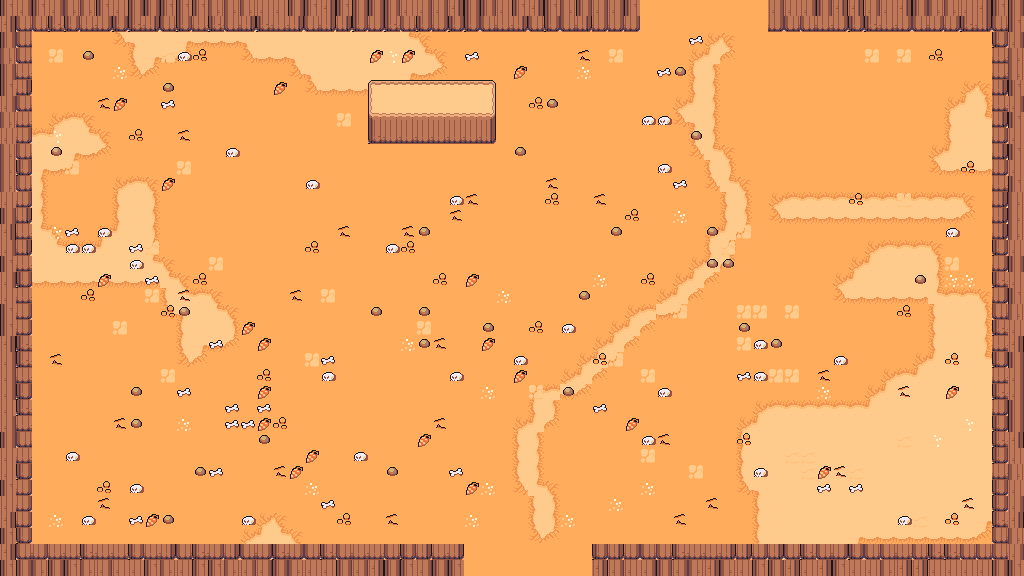

Below is a game level as drawn by its tile map, then a one-line description and the .tmx that defines it (tile-layer data replaced by summaries):
An orthogonal 64x36 tile map with 16x16 px tiles, 7 tile layers (floor, ground, path, decor, ...), 5 tilesets and 42 objects (23x prop, 9x spawn, 7x obstacle, 2x door, playerStart).

<map version="1.10" tiledversion="1.11.0" orientation="orthogonal" renderorder="right-down" width="64" height="36" tilewidth="16" tileheight="16" infinite="0" nextlayerid="9" nextobjectid="43">
 <properties>
    <property name="chapter" type="int" value="4" />
    <property name="room" type="int" value="6" />
    <property name="isBossRoom" type="bool" value="false" />
 </properties>
 <tileset firstgid="1" source="desert.tsx" />
 <tileset firstgid="241" source="camp.tsx" />
 <tileset firstgid="448" source="floordetail.tsx" />
 <tileset firstgid="528" source="relief.tsx" />
 <tileset firstgid="768" source="tilefloor.tsx" />
 <layer id="1" name="floor" width="64" height="36">
  <data>[2304 cells, 2304 non-empty, 1 distinct tile ids]</data>
 </layer>
 <layer id="2" name="ground" width="64" height="36">
  <data>[2304 cells, 497 non-empty, 13 distinct tile ids]</data>
 </layer>
 <layer id="3" name="path" width="64" height="36">
  <data>[2304 cells, 109 non-empty, 11 distinct tile ids]</data>
 </layer>
 <layer id="4" name="decor" width="64" height="36">
  <data>[2304 cells, 213 non-empty, 8 distinct tile ids]</data>
 </layer>
 <layer id="5" name="border-back" width="64" height="36">
  <data>[2304 cells, 352 non-empty, 12 distinct tile ids]</data>
 </layer>
 <layer id="6" name="border-mid" width="64" height="36">
  <data>[2304 cells, 0 non-empty, 0 distinct tile ids]</data>
 </layer>
 <layer id="7" name="border-front" width="64" height="36">
  <data>[2304 cells, 32 non-empty, 12 distinct tile ids]</data>
 </layer>
 <objectgroup id="8" name="objects">
  <object id="1" name="playerStart" x="528" y="288"><point /></object>
  <object id="2" name="spawn" x="592" y="152">
   <properties>
    <property name="role" value="tank" />
    <property name="wave" type="int" value="1" />
    <property name="elite" type="bool" value="false" />
   </properties>
  <point /></object>
  <object id="3" name="spawn" x="400" y="176">
   <properties>
    <property name="role" value="caster" />
    <property name="wave" type="int" value="1" />
    <property name="elite" type="bool" value="false" />
   </properties>
  <point /></object>
  <object id="4" name="spawn" x="528" y="408">
   <properties>
    <property name="role" value="chaser" />
    <property name="wave" type="int" value="2" />
    <property name="elite" type="bool" value="false" />
   </properties>
  <point /></object>
  <object id="5" name="spawn" x="416" y="376">
   <properties>
    <property name="role" value="tank" />
    <property name="wave" type="int" value="2" />
    <property name="elite" type="bool" value="false" />
   </properties>
  <point /></object>
  <object id="6" name="spawn" x="560" y="144">
   <properties>
    <property name="role" value="chaser" />
    <property name="wave" type="int" value="2" />
    <property name="elite" type="bool" value="false" />
   </properties>
  <point /></object>
  <object id="7" name="spawn" x="352" y="272">
   <properties>
    <property name="role" value="caster" />
    <property name="wave" type="int" value="3" />
    <property name="elite" type="bool" value="false" />
   </properties>
  <point /></object>
  <object id="8" name="spawn" x="664" y="328">
   <properties>
    <property name="role" value="sniper" />
    <property name="wave" type="int" value="3" />
    <property name="elite" type="bool" value="false" />
   </properties>
  <point /></object>
  <object id="9" name="spawn" x="672" y="264">
   <properties>
    <property name="role" value="chaser" />
    <property name="wave" type="int" value="3" />
    <property name="elite" type="bool" value="false" />
   </properties>
  <point /></object>
  <object id="10" name="spawn" x="664" y="232">
   <properties>
    <property name="role" value="chaser" />
    <property name="wave" type="int" value="3" />
    <property name="elite" type="bool" value="true" />
   </properties>
  <point /></object>
  <object id="11" name="door" x="528" y="568"><point /></object>
  <object id="12" name="door" x="712" y="8"><point /></object>
  <object id="13" name="obstacle" x="0" y="544" width="464" height="32">
   <properties>
    <property name="kind" value="edge" />
   </properties>
  </object>
  <object id="14" name="obstacle" x="592" y="544" width="432" height="32">
   <properties>
    <property name="kind" value="edge" />
   </properties>
  </object>
  <object id="15" name="obstacle" x="0" y="0" width="640" height="32">
   <properties>
    <property name="kind" value="edge" />
   </properties>
  </object>
  <object id="16" name="obstacle" x="768" y="0" width="256" height="32">
   <properties>
    <property name="kind" value="edge" />
   </properties>
  </object>
  <object id="17" name="obstacle" x="0" y="32" width="32" height="512">
   <properties>
    <property name="kind" value="edge" />
   </properties>
  </object>
  <object id="18" name="obstacle" x="992" y="32" width="32" height="512">
   <properties>
    <property name="kind" value="edge" />
   </properties>
  </object>
  <object id="19" name="obstacle" x="368" y="80" width="128" height="64">
   <properties>
    <property name="kind" value="edge" />
   </properties>
  </object>
  <object id="20" name="prop" x="768" y="128" width="48" height="48">
   <properties>
    <property name="key" value="camp-tent" />
   </properties>
  </object>
  <object id="21" name="prop" x="832" y="80" width="48" height="96">
   <properties>
    <property name="key" value="desert-wall-tower" />
   </properties>
  </object>
  <object id="22" name="prop" x="896" y="96" width="46" height="80">
   <properties>
    <property name="key" value="desert-tower" />
   </properties>
  </object>
  <object id="23" name="prop" x="768" y="224" width="48" height="48">
   <properties>
    <property name="key" value="desert-wall-segment" />
   </properties>
  </object>
  <object id="24" name="prop" x="816" y="224" width="48" height="48">
   <properties>
    <property name="key" value="desert-wall-segment" />
   </properties>
  </object>
  <object id="25" name="prop" x="736" y="80" width="48" height="48">
   <properties>
    <property name="key" value="desert-wall-segment" />
   </properties>
  </object>
  <object id="26" name="prop" x="896" y="224" width="32" height="31">
   <properties>
    <property name="key" value="desert-stall-red" />
   </properties>
  </object>
  <object id="27" name="prop" x="752" y="64" width="44" height="16">
   <properties>
    <property name="key" value="camp-bench" />
   </properties>
  </object>
  <object id="28" name="prop" x="912" y="80" width="32" height="31">
   <properties>
    <property name="key" value="desert-stall-yellow" />
   </properties>
  </object>
  <object id="29" name="prop" x="368" y="176" width="16" height="16">
   <properties>
    <property name="key" value="rock-sandstone-small" />
   </properties>
  </object>
  <object id="30" name="prop" x="239" y="86" width="16" height="16">
   <properties>
    <property name="key" value="desert-skull" />
   </properties>
  </object>
  <object id="31" name="prop" x="110" y="174" width="32" height="32">
   <properties>
    <property name="key" value="rock-sandstone" />
   </properties>
  </object>
  <object id="32" name="prop" x="96" y="192" width="16" height="16">
   <properties>
    <property name="key" value="desert-agave" />
   </properties>
  </object>
  <object id="33" name="prop" x="288" y="144" width="16" height="16">
   <properties>
    <property name="key" value="desert-agave" />
   </properties>
  </object>
  <object id="34" name="prop" x="96" y="144" width="16" height="16">
   <properties>
    <property name="key" value="desert-potted-palm" />
   </properties>
  </object>
  <object id="35" name="prop" x="367" y="390" width="16" height="16">
   <properties>
    <property name="key" value="desert-skull" />
   </properties>
  </object>
  </objectgroup>
</map>
<!-- 7 of 42 objects omitted -->
